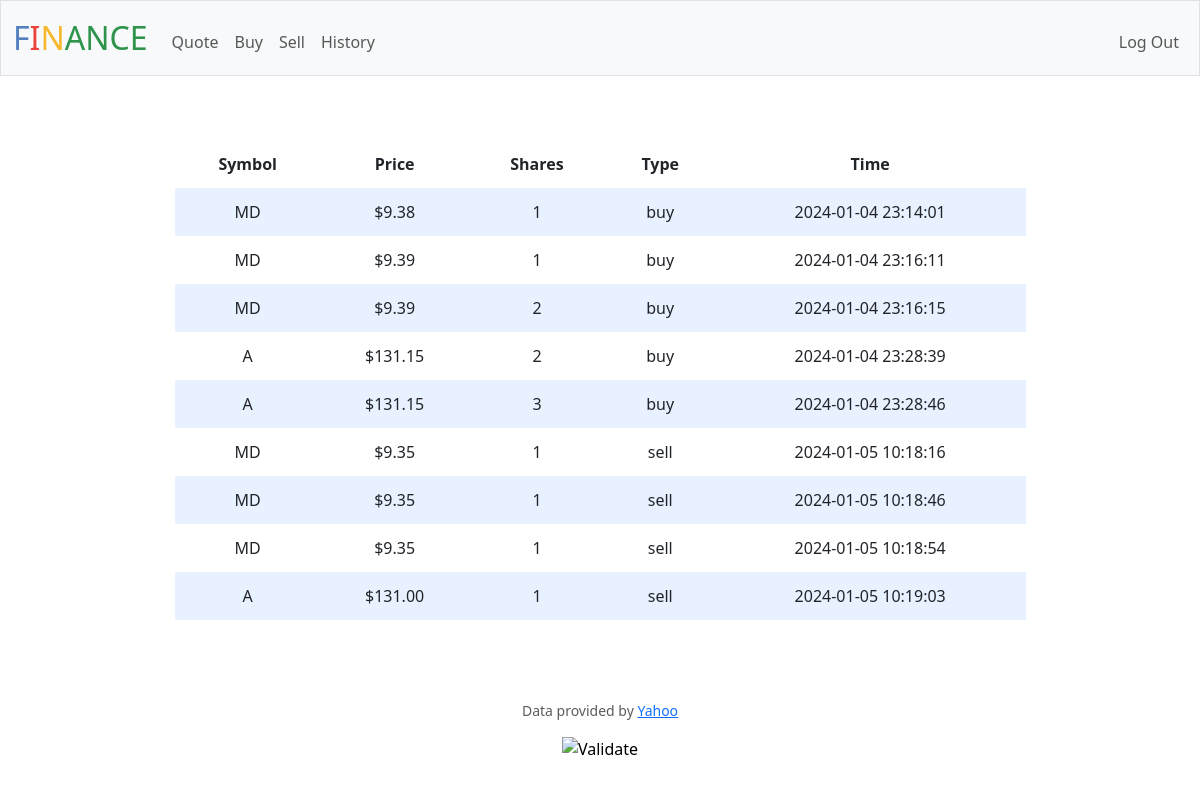
Screenshot of /history (signed in) with the database file from the repository.
### tables this page shows
CREATE TABLE history (
    transaction_id INTEGER PRIMARY KEY AUTOINCREMENT NOT NULL UNIQUE,
    user_id INTEGER NOT NULL,
    type TEXT NOT NULL,
    stock_symbol TEXT NOT NULL,
    stock_price REAL NOT NULL,
    shares INTEGER NOT NULL,
    time TIMESTAMP NOT NULL
);

### app.py (the view)
@app.route("/history")
@login_required
def history():
    history = db.execute("SELECT * FROM history WHERE user_id = ?", session["user_id"])
    return render_template("history.html", history=history)

### app.py (called while the page is built)
@app.after_request
def after_request(response):
    response.headers["Cache-Control"] = "no-cache, no-store, must-revalidate"
    response.headers["Expires"] = 0
    response.headers["Pragma"] = "no-cache"
    return response

### helpers.py (called while the page is built)
def login_required(f):
    @wraps(f)
    def decorated_function(*args, **kwargs):
        if session.get("user_id") is None:
            return redirect("/login")
        return f(*args, **kwargs)
    return decorated_function

def usd(value):
    return f"${value:,.2f}"

### templates/history.html (shortened to what this page needs)
{% extends "layout.html" %}
{% block main %}
    <div class="container">
        <div class="section">
            <table>
                <thead>
                    <tr>
                        <th>Symbol</th>
                        <th>Price</th>
                        <th>Shares</th>
                        <th>Type</th>
                        <th>Time</th>
                    </tr>
                </thead>
                <tbody>
                    {% for row in history %}
                        <tr>
                            <td>{{ row["stock_symbol"] }}</td>
                            <td>{{ row["stock_price"] | usd }}</td>
                            <td>{{ row["shares"] }}</td>
                            <td>{{ row["type"] }}</td>
                            <td>{{ row["time"] }}</td>
                        </tr>
                    {% endfor %}
                </tbody>
            </table>
        </div>
    </div>
{% endblock %}

### static/styles.css (style rules this page uses)
.section { padding-bottom: 1rem; padding-left: 2rem; padding-right: 2rem; padding-top: 1rem; }
.container { margin-left: auto; margin-right: auto; padding-left: 15px; padding-right: 15px; text-align: center; width: 90%; }
table { background-color: transparent; margin-bottom: 1rem; width: 100%; }
table th, table td { padding: 0.75rem; vertical-align: middle; }
tbody tr:nth-of-type(odd) { background-color: rgb(179, 208, 255, 0.3) }

### rows the page displays
history: stock_symbol "MD", stock_price "$9.38", shares "1", type "buy", time "2024-01-04 23:14:01"
history: stock_symbol "MD", stock_price "$9.39", shares "1", type "buy", time "2024-01-04 23:16:11"
history: stock_symbol "MD", stock_price "$9.39", shares "2", type "buy", time "2024-01-04 23:16:15"
history: stock_symbol "A", stock_price "$131.15", shares "2", type "buy", time "2024-01-04 23:28:39"
history: stock_symbol "A", stock_price "$131.15", shares "3", type "buy", time "2024-01-04 23:28:46"
history: stock_symbol "MD", stock_price "$9.35", shares "1", type "sell", time "2024-01-05 10:18:16"
history: stock_symbol "MD", stock_price "$9.35", shares "1", type "sell", time "2024-01-05 10:18:46"
history: stock_symbol "MD", stock_price "$9.35", shares "1", type "sell", time "2024-01-05 10:18:54"
history: stock_symbol "A", stock_price "$131.00", shares "1", type "sell", time "2024-01-05 10:19:03"
